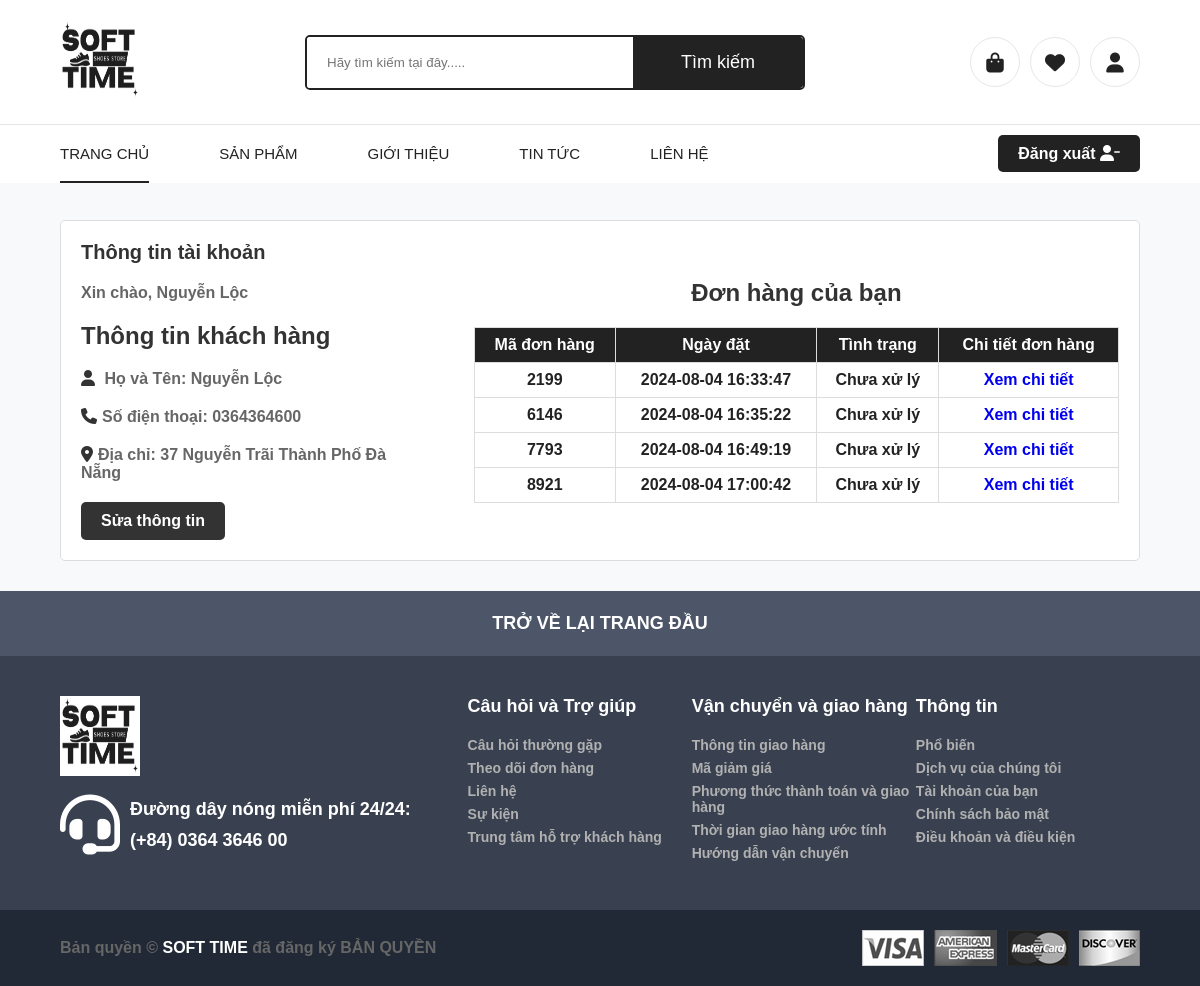
Page /khachang/account (signed in) on the committed database.
### tables this page shows
CREATE TABLE `tbl_customers` (
  `customer_id` int(11) UNSIGNED NOT NULL,
  `customer_name` varchar(255) NOT NULL,
  `customer_phone` varchar(100) NOT NULL,
  `customer_email` varchar(200) NOT NULL,
  `customer_password` varchar(100) NOT NULL,
  `customer_address` varchar(200) NOT NULL,
  `customer_gender` varchar(10) DEFAULT NULL,
  `customer_dob` date DEFAULT NULL
);

CREATE TABLE `tbl_customer_order` (
  `id` int(11) NOT NULL,
  `customer_id` int(11) UNSIGNED NOT NULL,
  `order_code` varchar(255) NOT NULL,
  `order_date` datetime NOT NULL,
  `order_status` varchar(50) NOT NULL,
  `processed_date` datetime DEFAULT NULL
);

### system/libs/Load.php (called while the page is built, shortened)
<?php
    class Load {
        public function view($filename, $data = False){
            include 'app/views/'.$filename.'.php';
        }
        public function model($filename){
            return new $filename();
        }
    }
?>

### app/controllers/khachang.php (called while the page is built, shortened)
<?php
    class khachang extends DController {
        public function account() {
            $table = 'tbl_category_product';
            $table_post = 'tbl_category_post';
            $table_customer = 'tbl_customers';
            $table_customer_order = "tbl_customer_order";
            $customer_id = Session::get('customer_id');
            $categorymodel = $this->load->model('categorymodel');
            $customermodel = $this->load->model('customermodel');
            $data['category'] = $categorymodel->category_home($table);
            $data['category_post'] = $categorymodel->categorypost_home($table_post);
            $customerData = $customermodel->getCustomer($table_customer, $customer_id);
            $data['customer_orders'] = $customermodel->get_customer_orders($table_customer_order, $customer_id);
            if (empty($customerData)) {
                $data['customer'] = [];
            } else {
                $data['customer'] = $customerData[0];
            }
            $this->load->view('header', $data);
            $this->load->view('account', $data);
            $this->load->view('footer');
        }
    }
?>

### system/libs/Database.php (called while the page is built, shortened)
<?php
class Database extends PDO{
        public function select($sql, $data = array(), $fetchStyle = PDO::FETCH_ASSOC) {
            $statement = $this->prepare($sql);
            if (!empty($data)) {
                foreach($data as $key => $value) {
                    $statement->bindValue($key, $value);
                }
            }
            $statement->execute();
            return $statement->fetchAll($fetchStyle);
        }
}
?>

### app/models/customermodel.php (called while the page is built, shortened)
<?php
    class customermodel extends DModel{
        public function getCustomer($table_customer, $customer_id) {
            $sql = "SELECT * FROM $table_customer WHERE customer_id = :customer_id";
            $params = array(':customer_id' => $customer_id);
            $results = $this->db->select($sql, $params);
            return !empty($results) ? $results : [];
        }
        public function get_customer_orders($table_customer_order, $customer_id, $order_status = null) {
            $sql = "SELECT * FROM $table_customer_order WHERE customer_id = :customer_id";
            $data = array(':customer_id' => $customer_id);
            return $this->db->select($sql, $data);
        }
    }
?>

### system/libs/DModel.php (called while the page is built, shortened)
<?php
class DModel{
    public function __construct(){
        $connect = 'mysql:dbname=pdo_blogs_ecomerce; host=localhost; charset=utf8';
        $user = 'root';
        $pass = '';
        $this->db = new Database($connect,$user,$pass);
      }
}
?>

### system/libs/DController.php (called while the page is built, shortened)
<?php
class DController
{
    public function __construct()
    {
        $this->load = new Load();
    }
}

### app/views/account.php (the view, shortened to what this page needs)
<section class="account-info">
    <div class="account-details">
        <h4>Thông tin tài khoản</h4>
        <p>Xin chào, <span><?php echo isset($customer['customer_name']) ? $customer['customer_name'] : 'Chưa cập nhật'; ?></span></p>
        <h2>Thông tin khách hàng</h2>
        <p><i class="fa-solid fa-user"></i> Họ và Tên: <?php echo isset($customer['customer_name']) ? $customer['customer_name'] : 'Chưa cập nhật'; ?></p>
        <p><i class="fa-solid fa-phone"></i>Số điện thoại: <?php echo isset($customer['customer_phone']) ? $customer['customer_phone'] : 'Chưa cập nhật'; ?></p>
        <p><i class="fa-solid fa-location-dot"></i>Địa chỉ: <?php echo isset($customer['customer_address']) ? $customer['customer_address'] : 'Chưa cập nhật'; ?></p>
        <a href="<?php echo BASE_URL ?>/khachang/account_update" class="btn">Sửa thông tin</a>
    </div>
    <div class="order-details">
    <h2>Đơn hàng của bạn</h2>
    <?php if(isset($customer_orders) && is_array($customer_orders) && !empty($customer_orders)) { ?>
    <table class="carten">
        <thead>
            <tr>
                <th>Mã đơn hàng</th>
                <th>Ngày đặt</th>
                <th>Tình trạng</th>
                <th>Chi tiết đơn hàng</th>
            </tr>
        </thead>
        <tbody>
            <?php foreach($customer_orders as $order) { ?>
                <tr>
                    <td><?php echo $order['order_code']; ?></td>
                    <td><?php echo $order['order_date']; ?></td>
                    <td><?php echo $order['order_status'] == 1 ? 'Đã xử lý' : 'Chưa xử lý'; ?></td>
                    <td><a href="<?php echo BASE_URL ?>/khachang/order_details/<?php echo $order['order_code']; ?>">Xem chi tiết</a></td>
                </tr>
            <?php } ?>
        </tbody>
    </table>
    <?php } else { ?>
        <p>Không có đơn hàng nào cho khách hàng này.</p>
    <?php } ?>
</div>
</section>

### public/css/style.css (style rules this page uses)
* { padding: 0; margin: 0; box-sizing: border-box; text-decoration: none; list-style: none; font-family: Verdana, Geneva, Tahoma, sans-serif ; }
:root { --main-color: #fff; --dark-color: #222222; --parg-color: #666666; --dark-red: #d01418; --border-color: #6666662a; --name-item: #0066c0; }
body { background-color: #f8f9fa; margin-top: 220px; font-size: 8px; }
h1,h2,h3,h4,h5,h6 { color: var(--dark-color); }
p { color: var(--parg-color); }
.account-info { background-color: #fff; padding: 20px; display: flex; border-radius: 5px; gap: 20px; justify-content: space-between; align-items: center; box-sizing: border-box; max-width: 90%; margin: 0 auto; margin-bottom: 30px; border: 1px solid #ddd; flex-wrap: wrap; }
.account-details { margin-right: 50px; flex: 1; min-width: 300px; }
.order-details { flex: 2; text-align: center; min-width: 300px; }
.account-info h2 { font-size: 24px; font-weight: bold; color: #333; margin-bottom: 20px; }
.account-info h4 { font-size: 20px; font-weight: bold; color: #333; margin-bottom: 20px; }
.account-info p { font-size: 16px; color: #666; margin-bottom: 20px; }
.account-info p i { margin-right: 5px; color: #333; }
.account-info .btn { background-color: #333; color: #fff; padding: 10px 20px; border-radius: 5px; cursor: pointer; display: inline-block; }
.carten { border-collapse: collapse; width: 100%; }
.carten th, .carten td { border: 1px solid #ddd; padding: 8px; text-align: center; }
.carten th { background-color: var(--dark-color); color: #fff; }

### public/css/login_regss.css (style rules this page uses)
:root { --main-color: #fff; --dark-color: #222222; --parg-color: #666666; --dark-red: #d01418; --border-color: #6666662a; --name-item: #0066c0; }

### rows in the picture
tbl_customers: customer_name "Nguyễn Lộc", customer_phone "0364364600", customer_address "37 Nguyễn Trãi Thành Phố Đà Nẵng"
tbl_customer_order: order_code "2199", order_date "2024-08-04 16:33:47", order_status "Chưa xử lý"
tbl_customer_order: order_code "6146", order_date "2024-08-04 16:35:22", order_status "Chưa xử lý"
tbl_customer_order: order_code "7793", order_date "2024-08-04 16:49:19", order_status "Chưa xử lý"
tbl_customer_order: order_code "8921", order_date "2024-08-04 17:00:42", order_status "Chưa xử lý"
